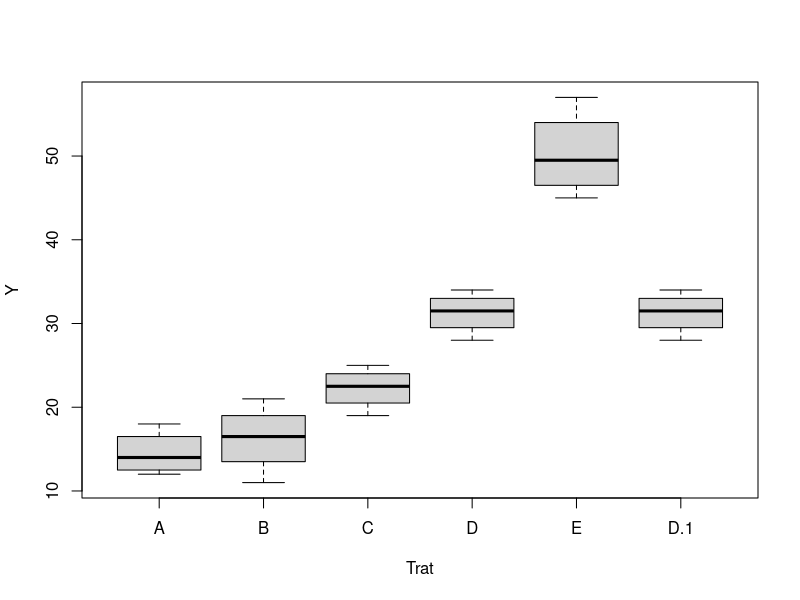
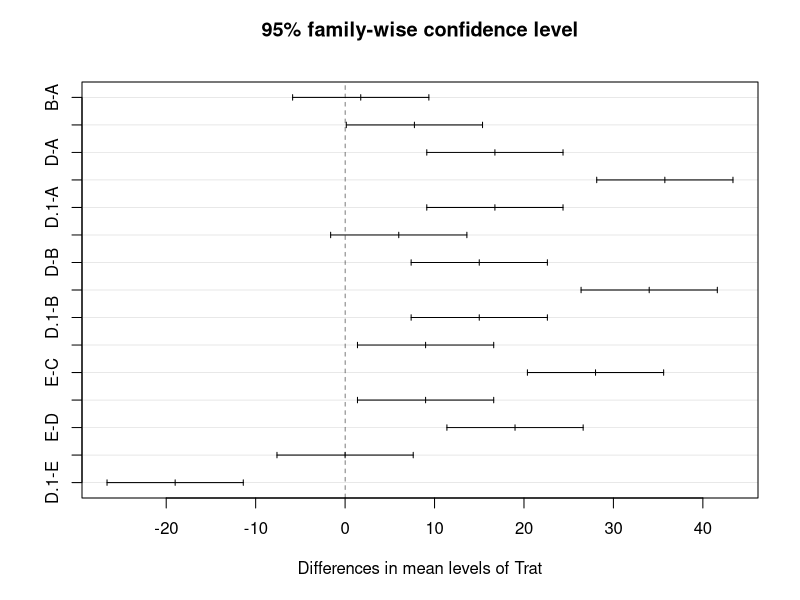
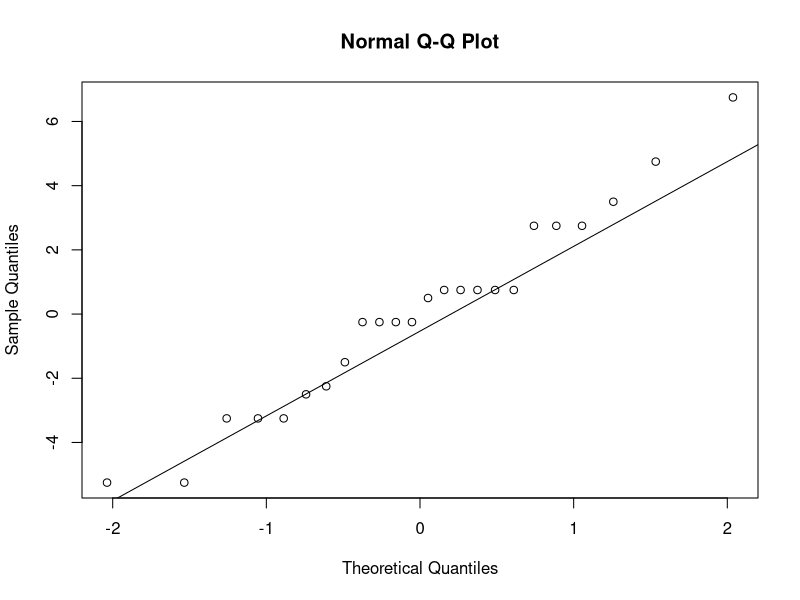
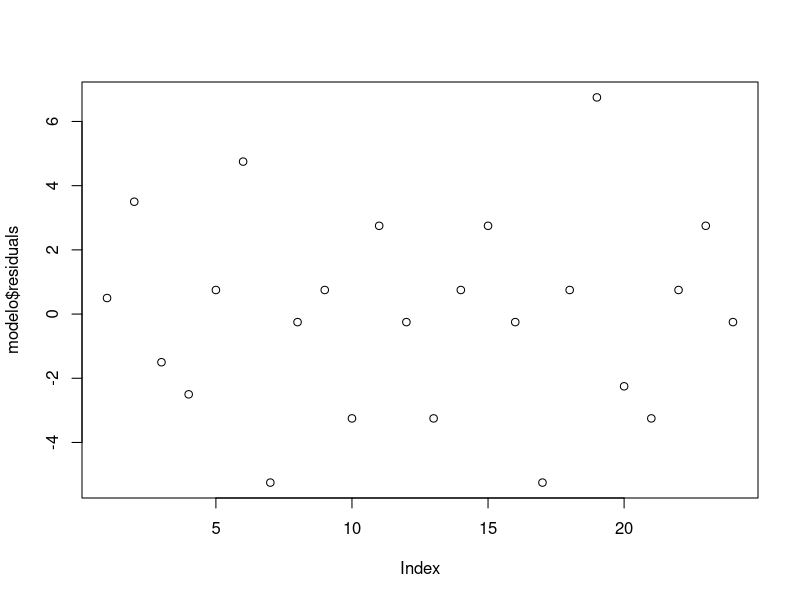
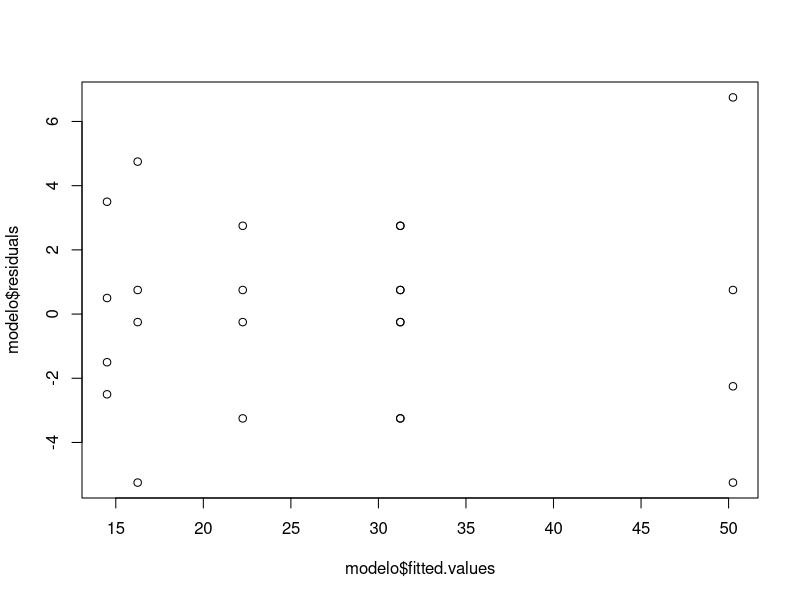

Reproduce these figures in R, in order.
A=c(15,18,13,12)
B=c(17,21,11,16)
C=c(23,19,25,22)
D=c(28,32,34,31)
E=c(45,51,57,48)


df=data.frame(A=A,B=B,C=C,D=D,E=E,D=D)
df=stack(df)

names(df)=c("Y","Trat")
df

boxplot(Y~Trat,data=df)

modelo=aov(Y~Trat,data=df)
summary(modelo)

tk=TukeyHSD(modelo)
tk
plot(tk)

1-pf(68.06,4,15)

qqnorm(modelo$residuals)
qqline(modelo$residuals)

shapiro.test(modelo$residuals)

library("car")
leveneTest(Y~Trat,data=df)

plot(modelo$residuals)
plot(modelo$fitted.values,modelo$residuals)
